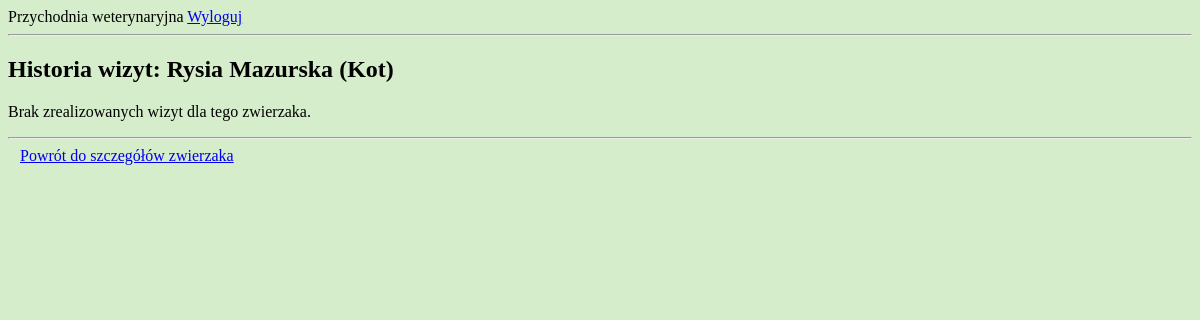
Page /przychodnia/zwierzeta/3/historia/ (signed in) on the earlier database version.
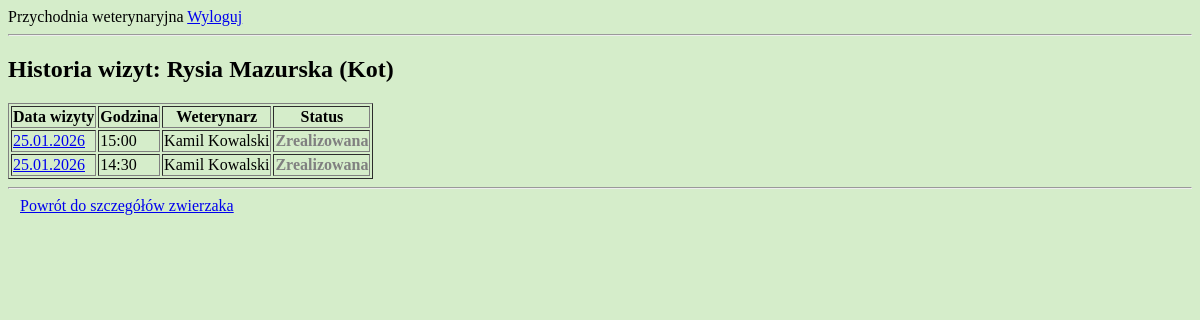
Same page on the later database version.
### przychodnia/models.py (models this page shows, shortened)
class Wizyta(models.Model):
    zwierze = models.ForeignKey(Zwierze, on_delete = models.CASCADE)
    weterynarz = models.ForeignKey(Weterynarz, on_delete = models.PROTECT)
    data_wizyty = models.DateField()  # warunek: weterynarz jest dostepny (grafik dostepnosci + inne wizyty)
    godzina_wizyty = models.TimeField()
    status = models.IntegerField(choices = STATUS_WIZYTA.choices, default = STATUS_WIZYTA.Zaplanowana)
    notatka = models.TextField(blank = True)
    class Meta:
        verbose_name_plural = "Wizyty"
        ordering = ['data_wizyty', 'godzina_wizyty', 'status']

class Weterynarz(models.Model):
    user = models.OneToOneField(User, on_delete=models.CASCADE)  # polaczenie profilu weterynarza z kontem uzytkownika User
    imie = models.CharField(max_length = 50)
    nazwisko = models.CharField(max_length = 100)
    plec = models.IntegerField(choices = PLEC_OSOBA.choices)
    specjalizacja = models.CharField(max_length=100, blank=True)
    data_dodania = models.DateTimeField(auto_now_add = True, editable = False)
    class Meta:
        verbose_name_plural = "Weterynarze"
        ordering = ['nazwisko', 'imie']

### przychodnia/views.py (the view)
# urls.py: path('zwierzeta/<int:pk>/historia/', views.historia_wizyt, name='historia-wizyt'),
@login_required
def historia_wizyt(request, pk):
    user = request.user
    try:
        zwierze = Zwierze.objects.get(id=pk)
    except Zwierze.DoesNotExist:
        return HttpResponse("Zwierzę nie istnieje", status=404)
    if hasattr(user, 'opiekun'):
        if zwierze.opiekun != user.opiekun:
            return HttpResponse("Brak dostępu", status=403)
    elif hasattr(user, 'weterynarz'):
        pass
    else:
        return HttpResponse("Brak roli użytkownika", status=403)
    wizyty = Wizyta.objects.filter(
        zwierze=zwierze,
        status=STATUS_WIZYTA.Zrealizowana
    ).order_by('-data_wizyty', '-godzina_wizyty')
    return render(request, 'przychodnia/zwierzeta/historia_wizyt.html', {'zwierze': zwierze, 'wizyty': wizyty})

### przychodnia/templates/przychodnia/zwierzeta/historia_wizyt.html (shortened to what this page needs)
{% extends "przychodnia/base.html" %}
{% block content %}
<h2>Historia wizyt: {{ zwierze.imie }} {{zwierze.opiekun.nazwisko}} ({{ zwierze.get_gatunek_display }})</h2>
{% if wizyty %}
    <table border="1">
        <thead>
            <tr>
                <th>Data wizyty</th>
                <th>Godzina</th>
                <th>Weterynarz</th>
                <th>Status</th>
            </tr>
        </thead>
        <tbody>
            {% for wizyta in wizyty %}
            <tr>
                <td>
                    <a href="{% url 'wizyta-detail' pk=wizyta.pk %}">
                        {{ wizyta.data_wizyty|date:"d.m.Y" }}
                    </a>
                </td>
                <td>{{ wizyta.godzina_wizyty|time:"H:i" }}</td>
                <td>{{ wizyta.weterynarz.imie }} {{ wizyta.weterynarz.nazwisko }}</td>
                <td>
                    <span class="
                        {% if wizyta.status == 1 %}status-1
                        {% elif wizyta.status == 2 %}status-2
                        {% elif wizyta.status == 3 %}status-3
                        {% endif %}
                        ">
                    {{ wizyta.get_status_display }}
                    </span>
                </td>
            </tr>
            {% endfor %}
        </tbody>
    </table>
{% else %}
    <p>Brak zrealizowanych wizyt dla tego zwierzaka.</p>
{% endif %}
<hr>
<a href="{% url 'zwierze-detail' pk=zwierze.pk %}" style="padding: 6px 12px;">
    Powrót do szczegółów zwierzaka
</a>
{% endblock %}

Differences in the rows shown:
added Wizyta: data_wizyty "25.01.2026", godzina_wizyty "15:00", weterynarz.imie "Kamil", weterynarz.nazwisko "Kowalski", status "Zrealizowana"
added Wizyta: data_wizyty "25.01.2026", godzina_wizyty "14:30", weterynarz.imie "Kamil", weterynarz.nazwisko "Kowalski", status "Zrealizowana"
Other differences:
text no longer shown: "Brak zrealizowanych wizyt dla tego zwierzaka."
text now shown: "Data wizyty Godzina Weterynarz Status"
